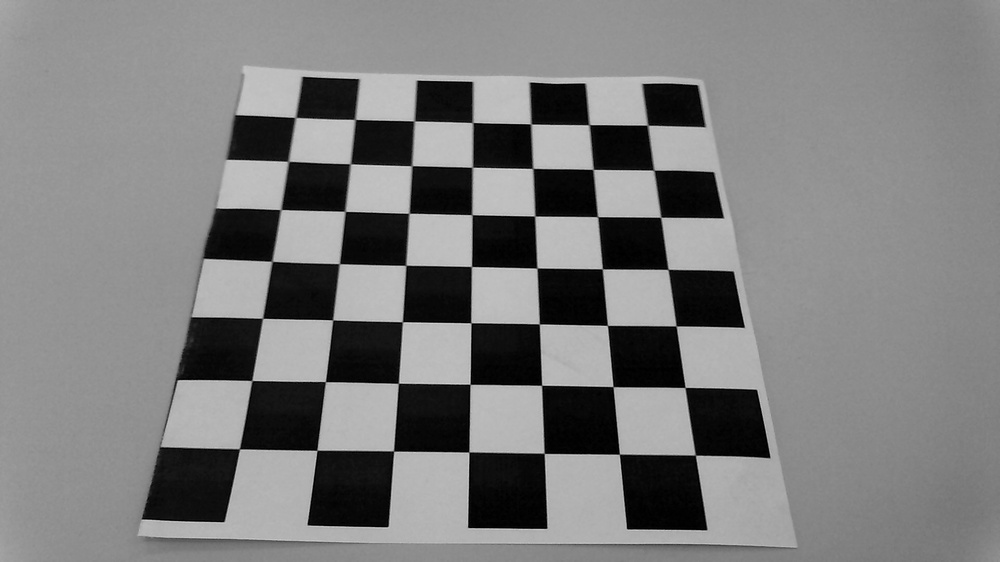
#> input picture cap0.jpg, 1000 x 562 px, shrunk from 1920 x 1080 before the run, given as the content of the folder ../data, which was not available
$ python FeatureExtraction.py
#> lines starting #> are read from the running program, lines starting #| are printed output that depends on the picture; pictures that were not available may be replaced by others from this repository, and a replacement may not be noted
import argparse
import cv2
import numpy as np
import glob
import yaml

### TAKE IMAGE INPUT AS PASSED ARGUMENT
parser = argparse.ArgumentParser(description = 'This is the Feature Extraction part!')
parser.add_argument('-f', metavar = 'Enter "/file-loc/" having calibration images in jpg format', type = str, nargs = '?', default = '../data/')
args = parser.parse_args()

### GLOBAL
count = 0
color = (255,255,255)
font = cv2.FONT_HERSHEY_SIMPLEX

# termination criteria
criteria = (cv2.TERM_CRITERIA_EPS + cv2.TERM_CRITERIA_MAX_ITER, 30, 0.001)

# prepare object points
rows = 7
columns = 7
objpoint = np.zeros((rows*columns,3), np.float32)
objpoint[:,:2] = np.mgrid[0:columns, 0:rows].T.reshape(-1,2)

# Arrays to store object points and image points from all the views
objpoints = [] # 3d point in real world space, Z = 0
imgpoints = [] # 2d points in image plane.

# Import calibration images
images = glob.glob(f'{args.f}*.jpg')

# Extract features
for file_name in images:
    ### SOURCE HANDLER
    image = cv2.imread(file_name)
#> image is the input picture: shape (562, 1000, 3); min 0, max 220, mean 124
    if image is None:
        print(f'Failed to load image file {file_name}. Pass a valid location as -f <loc>')
        exit(0)
    image_instance = image.copy()

    ### START APPLICATION
    image_instance = cv2.cvtColor(image_instance,cv2.COLOR_BGR2GRAY)
    ret, corners = cv2.findChessboardCorners(image_instance, (columns,rows),None)
#> ret = True; corners = 49 rows, first 8: [295.5, 117.7], [355.2, 119.4], [414, 121], [472.6, 123], [531.2, 124.3], [589.5, 124.5], [647.5, 125.1], [288, 161.6]

    # If found, add object points, image points (after refining them)
    if ret == True:
        count += 1
        objpoints.append(objpoint)
        corners2 = cv2.cornerSubPix(image_instance,corners,(11,11),(-1,-1),criteria)
#> corners2 = 49 rows, first 8: [295.4, 117.4], [355, 119.4], [414.2, 120.9], [472.6, 122.5], [530.8, 123.9], [589.1, 124.7], [647.6, 125.2], [288.3, 161.3]
        imgpoints.append(corners2)

        # Draw and display the corners
        image_instance = cv2.drawChessboardCorners(image_instance, (columns,rows), corners2,ret)

    cv2.putText(image_instance,'Press any key for next (exits if no more images)',(30,30), font, 1, color,2)
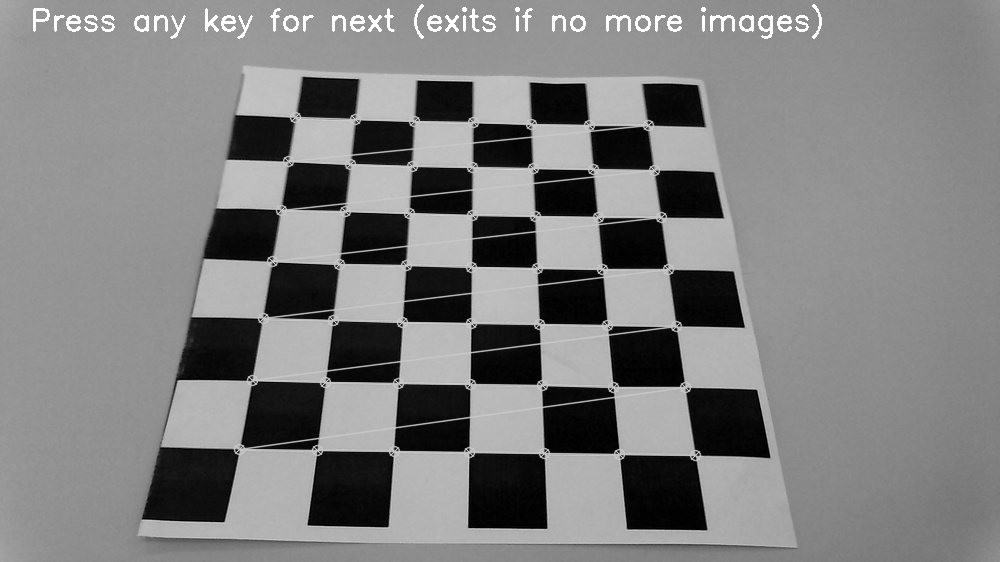
#> image_instance: shape (562, 1000); min 0, max 255, mean 126.6

    # Display loop
    while True:
        cv2.imshow('Feature Extracted Image',image_instance)

        # User Input
        key = cv2.waitKey()
#> (key Esc is pressed here)
        break

cv2.destroyAllWindows()

# transform the object points and image points into readable yaml list
data = {'objpoints': np.asarray(objpoints).tolist(),
        'imgpoints': np.asarray(imgpoints).tolist()}

# and save it to a file
with open("extracts.yaml", "w") as f:
    yaml.dump(data, f)
    print(f'extracted feature points from {count} images out of {len(images)} saved at {f.name}')

$ run again, on cap4.jpg
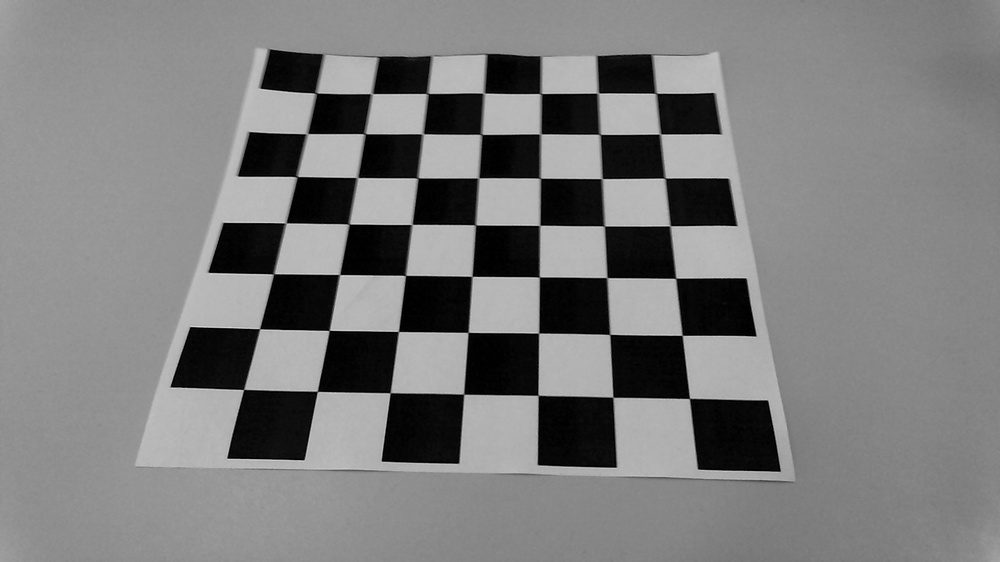
#> input picture cap4.jpg, 1000 x 562 px, shrunk from 1920 x 1080 before the run, given as the content of the folder ../data, which was not available
#> image is the input picture: shape (562, 1000, 3); min 0, max 217, mean 123.7
#> ret = True; corners = 49 rows, first 8: [315.9, 92.88], [370.8, 93.41], [428.9, 93.24], [484.5, 93.59], [541.6, 93.37], [598.6, 93.57], [656.4, 92.81], [306.8, 133.5]
#> corners2 = 49 rows, first 8: [315.8, 93.08], [371.7, 93.6], [427.5, 93.47], [483.8, 93.11], [540.7, 93.54], [597.9, 93.11], [655.8, 93.3], [306.9, 133.7]
#> `cv2.putText(image_instance,'Press any key for next (exits if no more i..`:
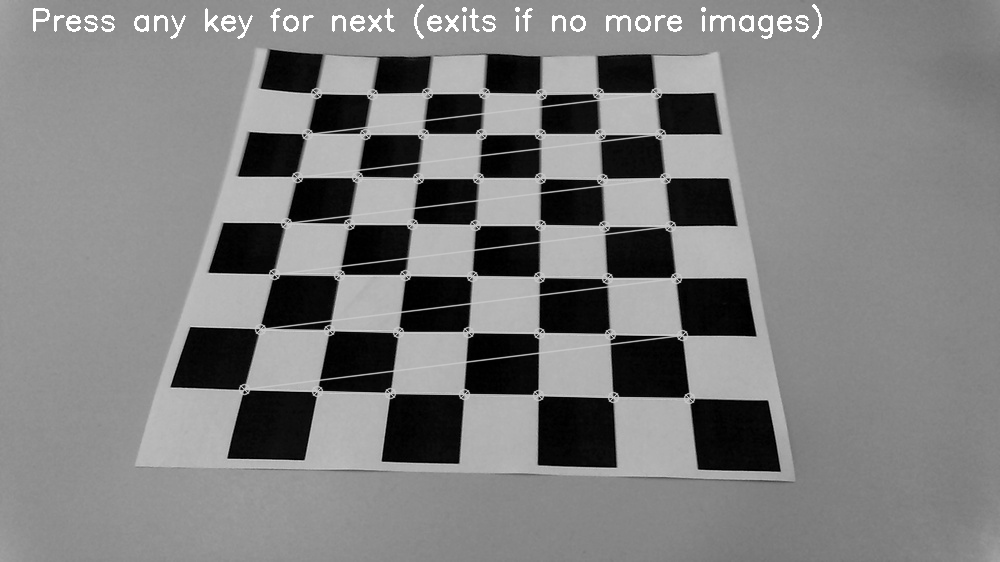
#> image_instance: shape (562, 1000); min 0, max 255, mean 126.3

$ run again, on cap5.jpg
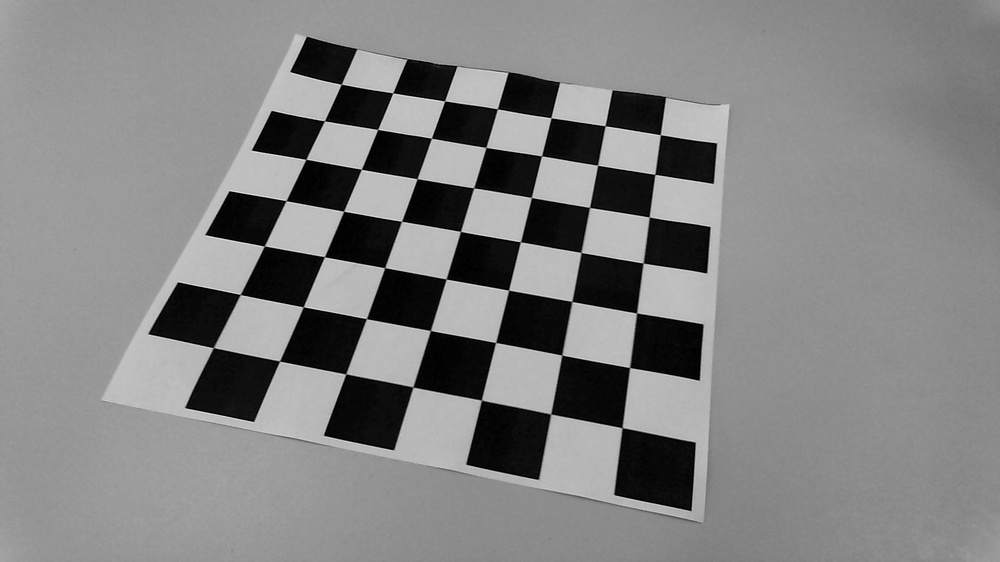
#> input picture cap5.jpg, 1000 x 562 px, shrunk from 1920 x 1080 before the run, given as the content of the folder ../data, which was not available
#> image is the input picture: shape (562, 1000, 3); min 0, max 231, mean 130.1
#> ret = True; corners = 49 rows, first 8: [341.5, 84.48], [392.6, 93.06], [444.9, 100.6], [497.6, 109], [551, 117.5], [605, 126], [660, 134.5], [324.5, 121]
#> corners2 = 49 rows, first 8: [341.3, 84.28], [392.8, 92.82], [444.6, 100.9], [497.4, 108.8], [550.9, 117.7], [605.1, 125.7], [660.3, 134.7], [324.4, 120.8]
#> `cv2.putText(image_instance,'Press any key for next (exits if no more i..`:
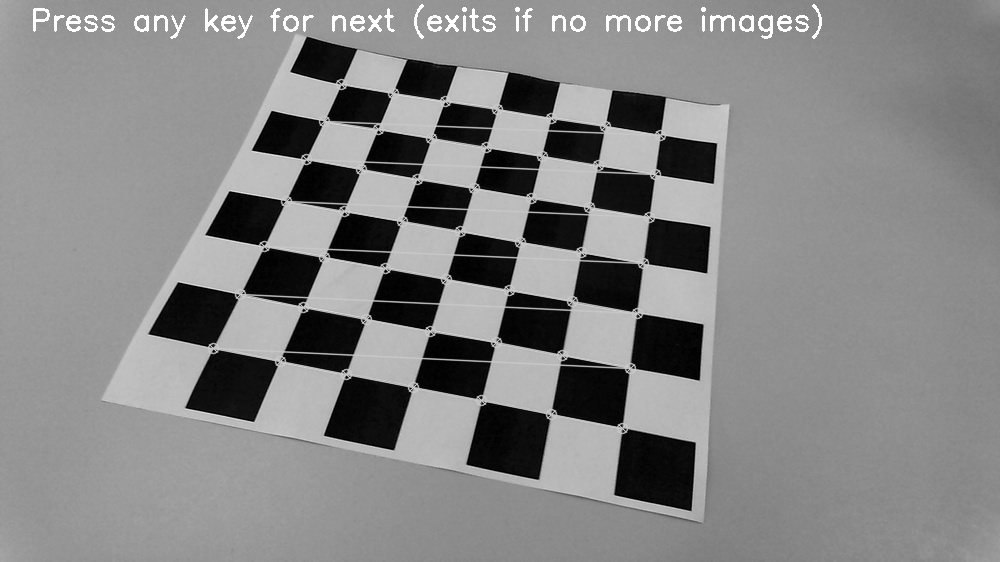
#> image_instance: shape (562, 1000); min 0, max 255, mean 132.6

$ run again, on cap6.jpg
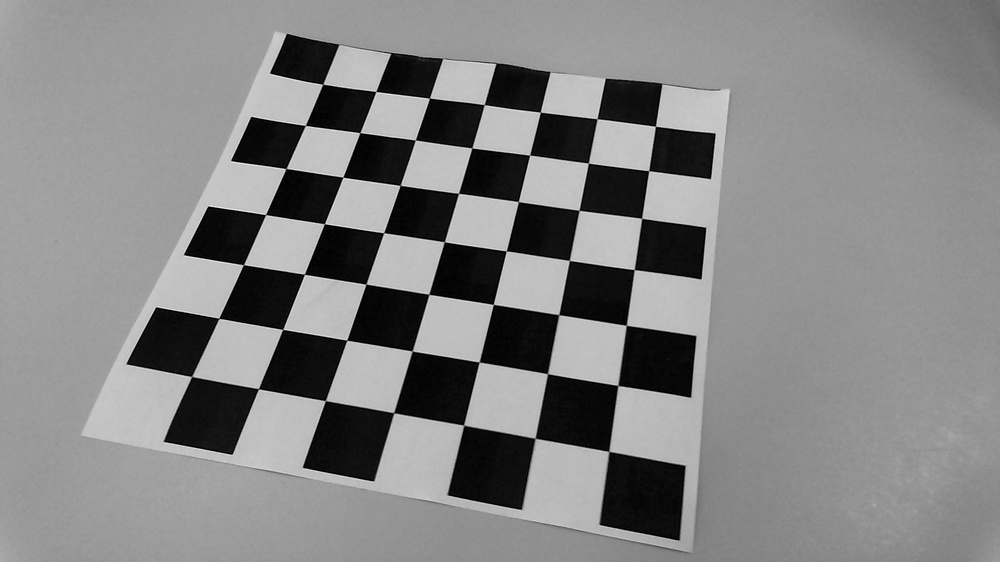
#> input picture cap6.jpg, 1000 x 562 px, shrunk from 1920 x 1080 before the run, given as the content of the folder ../data, which was not available
#> image is the input picture: shape (562, 1000, 3); min 0, max 235, mean 131.7
#> ret = True; corners = 49 rows, first 8: [322.8, 84.43], [376, 91.53], [429.2, 98.34], [484.4, 104.9], [539.9, 112.4], [597.1, 118.8], [655.2, 126.4], [305.3, 125.5]
#> corners2 = 49 rows, first 8: [322.7, 84.23], [375.8, 91.48], [429.5, 98.14], [484.2, 104.6], [540.3, 112.2], [597, 118.7], [655.4, 126.3], [305.3, 125.4]
#> `cv2.putText(image_instance,'Press any key for next (exits if no more i..`:
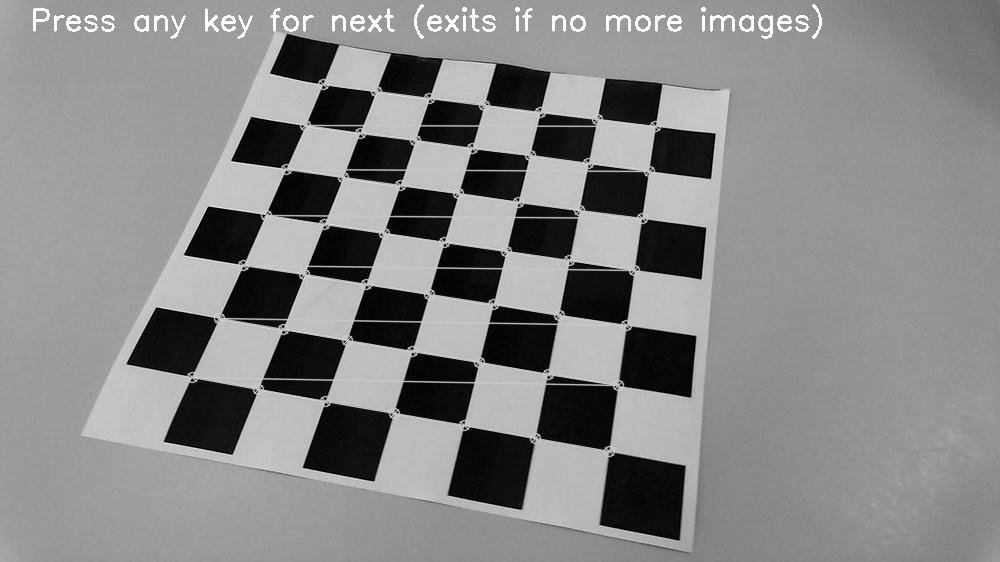
#> image_instance: shape (562, 1000); min 0, max 255, mean 134.1
